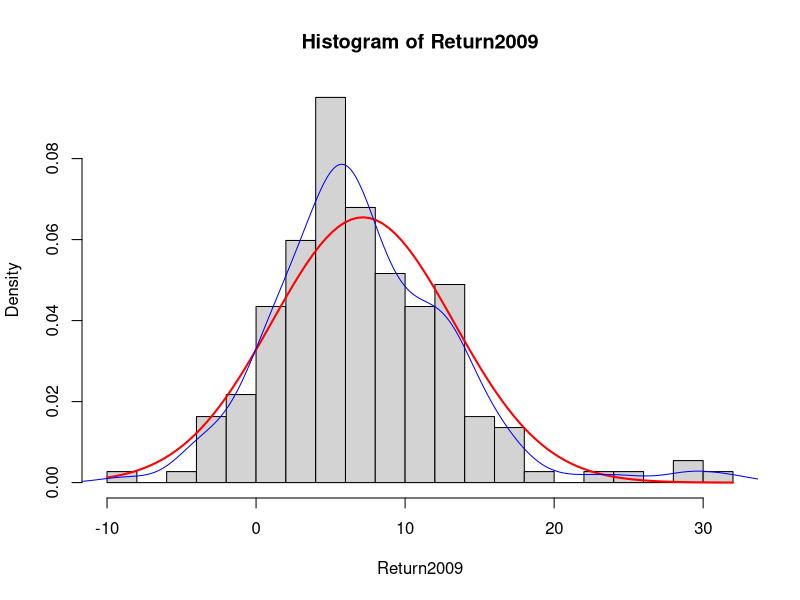

Generate this figure with R:
##############################

##### working directory  #####

##############################
getwd()
# setwd('/media/sf_vm_shared_folder/S-SB-Day1n2/R')
getwd()

## import data
BondFunds = read.csv("BondFunds.csv")

attach(BondFunds)

## histogram with normal curve
hist(Return2009, breaks=15, prob=T)
curve(dnorm(x, mean(Return2009), sd(Return2009)),
      add=TRUE, col="red", lwd=2)
lines(density(Return2009), col="blue")

detach(BondFunds)

